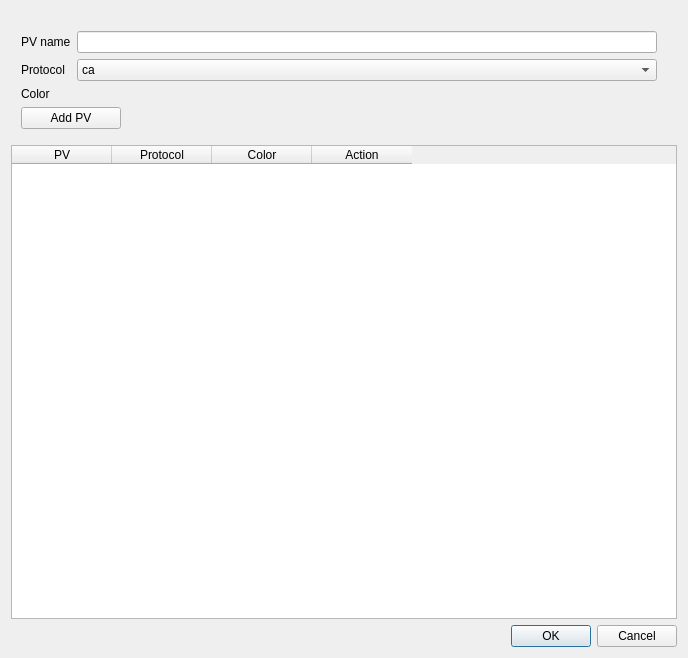
<?xml version="1.0" encoding="UTF-8"?>
<ui version="4.0">
 <class>EditPVDialog</class>
 <widget class="QDialog" name="EditPVDialog">
  <property name="geometry">
   <rect>
    <x>0</x>
    <y>0</y>
    <width>688</width>
    <height>658</height>
   </rect>
  </property>
  <property name="windowTitle">
   <string>Dialog</string>
  </property>
  <layout class="QVBoxLayout" name="verticalLayout_2">
   <item>
    <layout class="QVBoxLayout" name="verticalLayout">
     <property name="leftMargin">
      <number>10</number>
     </property>
     <property name="topMargin">
      <number>20</number>
     </property>
     <property name="rightMargin">
      <number>20</number>
     </property>
     <property name="bottomMargin">
      <number>10</number>
     </property>
     <item>
      <layout class="QFormLayout" name="formLayout">
       <item row="0" column="0">
        <widget class="QLabel" name="label">
         <property name="text">
          <string>PV name</string>
         </property>
        </widget>
       </item>
       <item row="0" column="1">
        <widget class="QLineEdit" name="newPvLineEdit">
         <property name="sizePolicy">
          <sizepolicy hsizetype="Expanding" vsizetype="Fixed">
           <horstretch>0</horstretch>
           <verstretch>0</verstretch>
          </sizepolicy>
         </property>
         <property name="minimumSize">
          <size>
           <width>300</width>
           <height>0</height>
          </size>
         </property>
        </widget>
       </item>
       <item row="1" column="0">
        <widget class="QLabel" name="protocolLabel">
         <property name="text">
          <string>Protocol</string>
         </property>
        </widget>
       </item>
       <item row="1" column="1">
        <widget class="QComboBox" name="protocolComboBox">
         <item>
          <property name="text">
           <string>ca</string>
          </property>
         </item>
         <item>
          <property name="text">
           <string>pva</string>
          </property>
         </item>
        </widget>
       </item>
       <item row="2" column="0">
        <widget class="QLabel" name="colorLabel">
         <property name="text">
          <string>Color</string>
         </property>
        </widget>
       </item>
       <item row="2" column="1">
        <widget class="ColorButton" name="colorButton" native="true">
         <property name="maximumSize">
          <size>
           <width>100</width>
           <height>16777215</height>
          </size>
         </property>
        </widget>
       </item>
      </layout>
     </item>
     <item>
      <widget class="QPushButton" name="addPvButton">
       <property name="maximumSize">
        <size>
         <width>100</width>
         <height>16777215</height>
        </size>
       </property>
       <property name="text">
        <string>Add PV</string>
       </property>
      </widget>
     </item>
    </layout>
   </item>
   <item>
    <widget class="QTableWidget" name="pvTableWidget">
     <column>
      <property name="text">
       <string>PV</string>
      </property>
     </column>
     <column>
      <property name="text">
       <string>Protocol</string>
      </property>
     </column>
     <column>
      <property name="text">
       <string>Color</string>
      </property>
     </column>
     <column>
      <property name="text">
       <string>Action</string>
      </property>
     </column>
    </widget>
   </item>
   <item>
    <widget class="QDialogButtonBox" name="buttonBox">
     <property name="orientation">
      <enum>Qt::Horizontal</enum>
     </property>
     <property name="standardButtons">
      <set>QDialogButtonBox::Cancel|QDialogButtonBox::Ok</set>
     </property>
     <property name="centerButtons">
      <bool>false</bool>
     </property>
    </widget>
   </item>
  </layout>
 </widget>
 <customwidgets>
  <customwidget>
   <class>ColorButton</class>
   <extends>QWidget</extends>
   <header>pyqtgraph.h</header>
  </customwidget>
 </customwidgets>
 <resources/>
 <connections/>
</ui>
